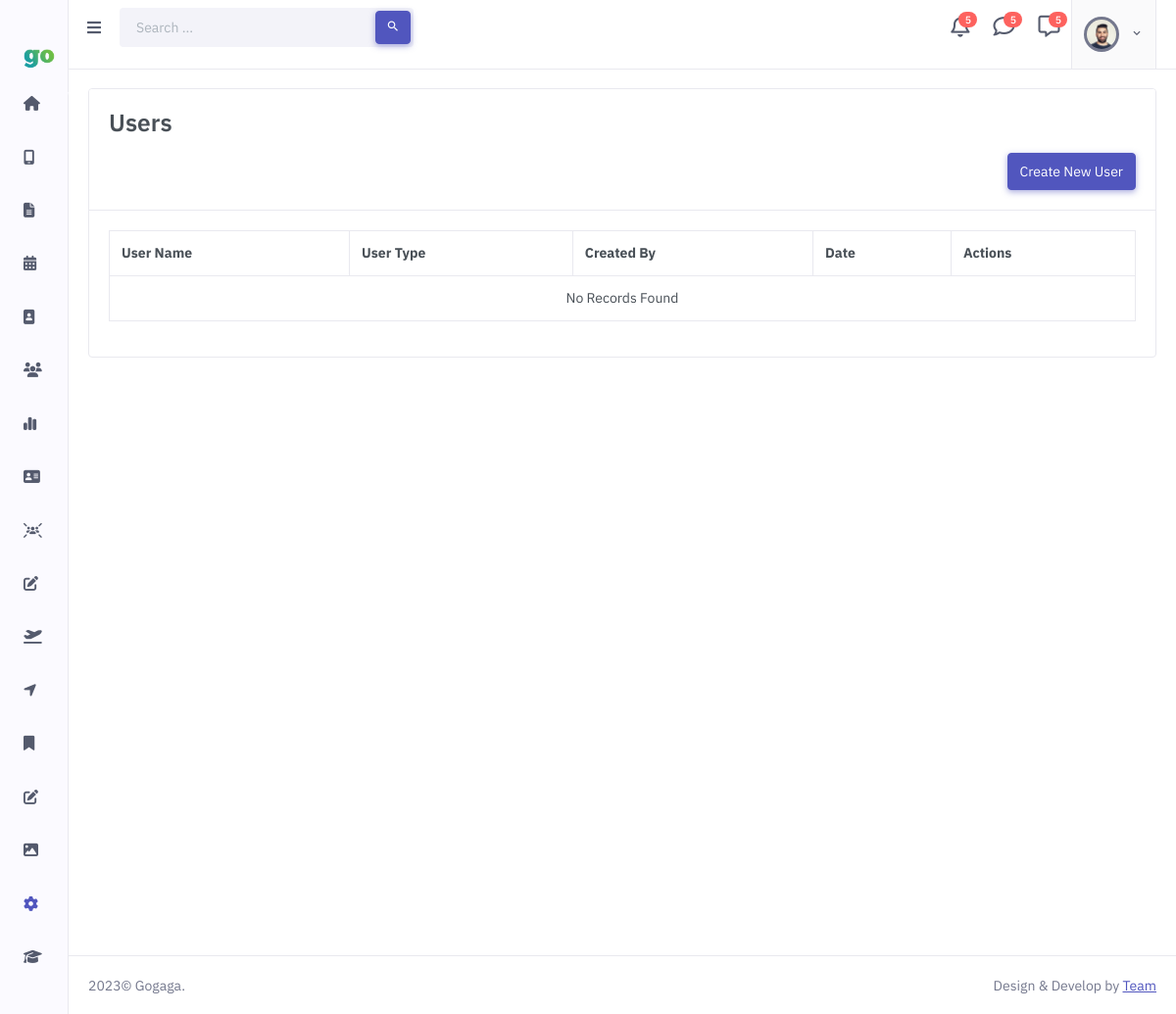
/Create_Users.php, run on an earlier commit of the app's database.
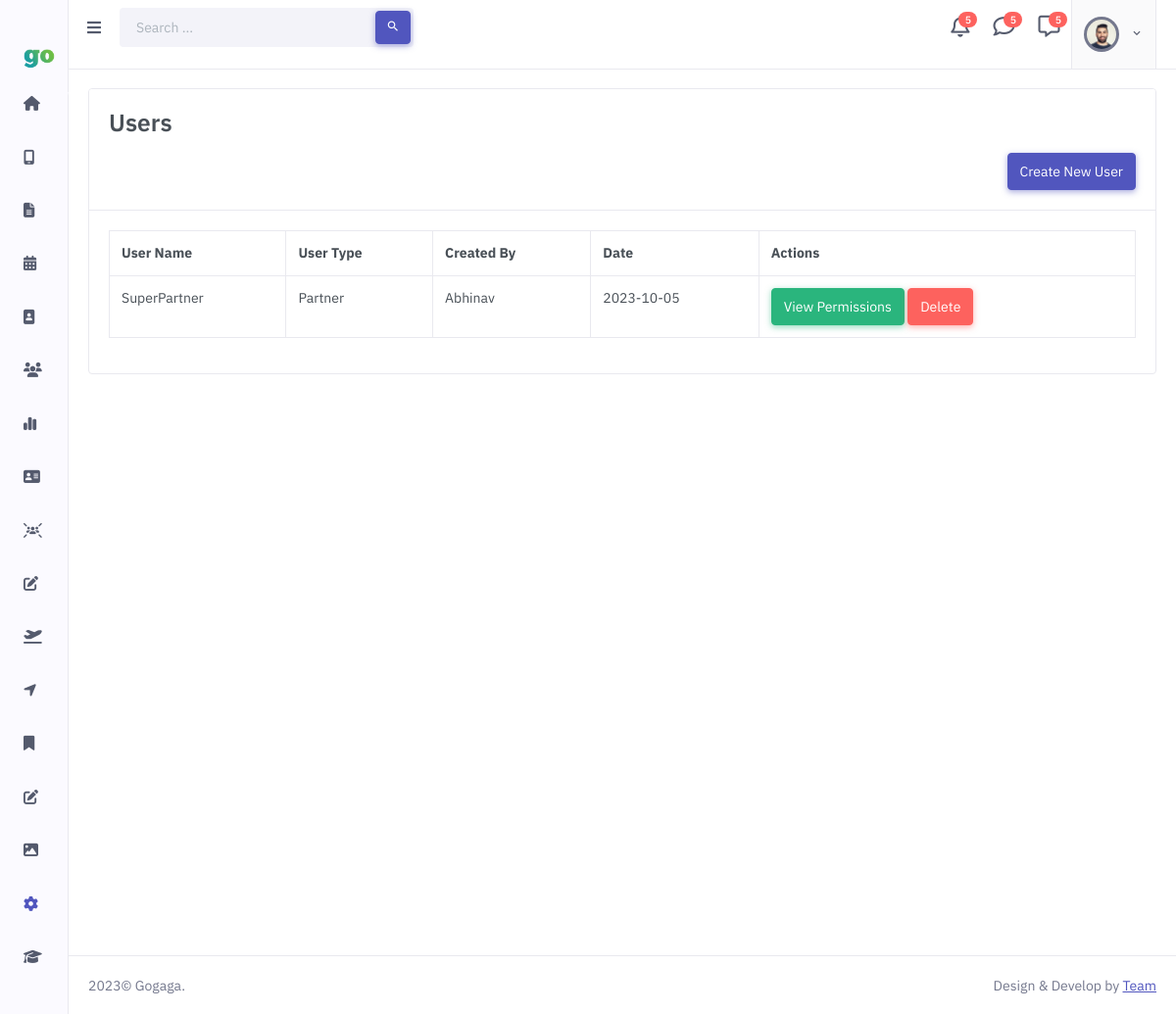
And on a later commit of the database.
### tables this page shows
CREATE TABLE `permissions` (
  `permission_id` int(11) NOT NULL,
  `userName` varchar(255) DEFAULT NULL,
  `userType` varchar(255) DEFAULT NULL,
  `isdefault` tinyint(1) DEFAULT NULL,
  `is_lead_add` tinyint(1) DEFAULT NULL,
  `is_lead_proceed` tinyint(1) DEFAULT NULL,
  `is_itinerary_request` tinyint(1) DEFAULT NULL,
  `is_itinerary_submit` tinyint(1) DEFAULT NULL,
  `is_itinerary_upload` tinyint(1) DEFAULT NULL,
  `is_itinerary_view` tinyint(1) DEFAULT NULL,
  `is_itinerary_download` tinyint(1) DEFAULT NULL,
  `is_itinerary_delete` tinyint(1) DEFAULT NULL,
  `is_package_create` tinyint(1) DEFAULT NULL,
  `is_package_edit` tinyint(1) DEFAULT NULL,
  `is_package_download` tinyint(1) DEFAULT NULL,
  `is_package_delete` tinyint(1) DEFAULT NULL,
  `is_customer_view` tinyint(1) DEFAULT NULL,
  `is_customer_download` tinyint(1) DEFAULT NULL,
  `is_partner_view` tinyint(1) DEFAULT NULL,
  `is_partner_edit` tinyint(1) DEFAULT NULL,
  `is_partner_replace` tinyint(1) DEFAULT NULL,
  `is_payment_view` tinyint(1) DEFAULT NULL,
  `is_payment_edit` tinyint(1) DEFAULT NULL,
  `is_credit_add` tinyint(1) DEFAULT NULL,
  `is_credit_connect` tinyint(1) DEFAULT NULL,
  `is_reimbursement_add` tinyint(1) DEFAULT NULL,
  `is_reimbursement_view` tinyint(1) DEFAULT NULL,
  `is_reimbursement_approve` tinyint(1) DEFAULT NULL,
  `is_reimbursement_reject` tinyint(1) DEFAULT NULL,
  `is_receipt_create` tinyint(1) DEFAULT NULL,
  `is_receipt_view` tinyint(1) DEFAULT NULL,
  `is_receipt_edit` tinyint(1) DEFAULT NULL,
  `is_ledger_add` tinyint(1) DEFAULT NULL,
  `is_ledger_view` tinyint(1) DEFAULT NULL,
  `is_ledger_download` tinyint(1) DEFAULT NULL,
  `is_voucher_view` tinyint(1) DEFAULT NULL,
  `is_voucher_manage` tinyint(1) DEFAULT NULL,
  `is_voucher_download` tinyint(1) DEFAULT NULL,
  `is_payout_view` tinyint(1) DEFAULT NULL,
  `is_payout_publish` tinyint(1) DEFAULT NULL,
  `is_payout_download` tinyint(1) DEFAULT NULL,
  `is_cih_view` tinyint(1) DEFAULT NULL,
  `is_cih_download` tinyint(1) DEFAULT NULL,
  `is_pl_view` tinyint(1) DEFAULT NULL,
  `is_pl_download` tinyint(1) DEFAULT NULL,
  `is_cust_support_view` tinyint(1) DEFAULT NULL,
  `is_cust_support_download` tinyint(1) DEFAULT NULL,
  `is_cust_support_review` tinyint(1) DEFAULT NULL,
  `is_cust_support_privileged` tinyint(1) DEFAULT NULL,
  `is_cust_support_voucher` tinyint(1) DEFAULT NULL,
  `is_employee_view` tinyint(1) DEFAULT NULL,
  `is_employee_edit` tinyint(1) DEFAULT NULL,
  `is_leave_add` tinyint(1) DEFAULT NULL,
  `is_leave_view` tinyint(1) DEFAULT NULL,
  `is_leave_approve` tinyint(1) DEFAULT NULL,
  `is_leave_reject` tinyint(1) DEFAULT NULL,
  `is_payroll_view` tinyint(1) DEFAULT NULL,
  `is_payroll_upload` tinyint(1) DEFAULT NULL,
  `is_payroll_generate` tinyint(1) DEFAULT NULL,
  `is_payroll_download` tinyint(1) DEFAULT NULL,
  `is_team_view` tinyint(1) DEFAULT NULL,
  `is_team_add` tinyint(1) DEFAULT NULL,
  `is_team_delete` tinyint(1) DEFAULT NULL,
  `is_supplier_create` tinyint(1) DEFAULT NULL,
  `is_supplier_view` tinyint(1) DEFAULT NULL,
  `is_supplier_disable` tinyint(1) DEFAULT NULL,
  `is_supplier_upload` tinyint(1) DEFAULT NULL,
  `is_escalation_view` tinyint(1) DEFAULT NULL,
  `is_escalation_create` tinyint(1) DEFAULT NULL,
  `is_library_view` tinyint(1) DEFAULT NULL,
  `is_library_upload` tinyint(1) DEFAULT NULL,
  `is_library_delete` tinyint(1) DEFAULT NULL,
  `is_report_create` tinyint(1) DEFAULT NULL,
  `is_report_view` tinyint(1) DEFAULT NULL,
  `is_report_download` tinyint(1) DEFAULT NULL,
  `is_market_add` tinyint(1) DEFAULT NULL,
  `is_market_view` tinyint(1) DEFAULT NULL,
  `is_download` tinyint(1) DEFAULT NULL,
  `is_user_create` tinyint(1) DEFAULT NULL,
  `is_user_invite` tinyint(1) DEFAULT NULL,
  `is_user_view` tinyint(1) DEFAULT NULL,
  `is_user_edit` tinyint(1) DEFAULT NULL,
  `is_user_reset_password` tinyint(1) DEFAULT NULL,
  `is_user_enable` tinyint(1) DEFAULT NULL,
  `is_master_view` tinyint(1) DEFAULT NULL,
  `is_master_add` tinyint(1) DEFAULT NULL,
  `user_id` int(11) DEFAULT NULL,
  `department_id` int(11) DEFAULT NULL,
  `is_itinerary_upload1` tinyint(1) DEFAULT NULL,
  `is_itinerary_save` tinyint(1) DEFAULT NULL,
  `is_itinerary_confirm` tinyint(1) DEFAULT NULL,
  `is_itinerary_publish` tinyint(1) DEFAULT NULL,
  `is_itinerary_qc` tinyint(1) DEFAULT NULL,
  `createdBy` varchar(100) DEFAULT NULL,
  `createdDate` date DEFAULT NULL
);

### Create_Users.php (the view, shortened to what this page needs)
<?php
include "header.php";
?>
<div class="container ">
    <div class="row card">
        <div class="col-12 card-header">
            <h3>Users</h3>
            <div class="text-end">
                <a href="Create_New_User.php">
                <button class="btn btn-primary">Create New User</button></a>
            </div>
        </div>
        <div class="card-body">
        <?php
       $isdefault=1;
       $fetch_default_roles="SELECT userName,userType,createdBy,createdDate,permission_id  from permissions where isdefault=?;";
       $defaultRole_Stmt= $conn->prepare($fetch_default_roles);
       $defaultRole_Stmt->bind_param('i',$isdefault);
       if($defaultRole_Stmt->execute()){
          $result_roles= $defaultRole_Stmt->get_result();
       }
    ?>
        <table class="table table-bordered">
        <thead>
        <tr>
            <th>User Name</th>
            <th>User Type</th>
            <th>Created By</th>
            <th>Date</th>
            <th>Actions</th>
        </tr>
        </thead>
        <tbody>
        <?php
                          if($result_roles->num_rows>0){
                            while($row=$result_roles->fetch_row()){  ?>
                               <tr role="row">
                                 <td><?php echo $row[0]; ?></td>
                                 <td><?php echo $row[1]; ?></td>
                                 <td><?php echo $row[2]; ?></td>
                                 <td><?php echo $row[3]; ?></td>
                                 <td>
                                    <a href="View_Role.php?id=<?php echo $row[4];  ?>"> <button class="btn btn-success">View Permissions</button></a>
                                    <a href="?id=<?php echo $row[4];  ?>"> <button class="btn btn-danger">Delete</button></a>
                                </td>
                              </tr>
                    <?php    }
                          }
                          else{  ?>
                            <tr>
                                <td colspan="5" style="text-align: center;" >No Records Found</td>
                            </tr>
                    <?php  }
                        ?>
        </tbody>
    </table>
        </div>
    </div>
</div>
<?php
    include "footer.php"
    ?>

### header.php (shortened to what this page needs)
<!doctype html>
<html lang="en">
<head>
    <link href="assets/libs/choices.js/public/assets/styles/choices.min.css" rel="stylesheet" type="text/css" />
    <link rel="stylesheet" href="assets/libs/@simonwep/pickr/themes/classic.min.css" />
    <link rel="stylesheet" href="assets/libs/@simonwep/pickr/themes/monolith.min.css" />
    <link rel="stylesheet" href="assets/libs/@simonwep/pickr/themes/nano.min.css" />
    <link rel="stylesheet" href="assets/libs/flatpickr/flatpickr.min.css">
    <link rel="stylesheet" href="assets/css/preloader.min.css" type="text/css" />
    <link rel="stylesheet" href="https://cdnjs.cloudflare.com/ajax/libs/font-awesome/6.4.2/css/all.min.css" />
    <link href="assets/libs/admin-resources/jquery.vectormap/jquery-jvectormap-1.2.2.css" rel="stylesheet" type="text/css" />
    <link rel="stylesheet" href="assets/css/preloader.min.css" type="text/css" />
    <link rel="stylesheet" href="assets/css/main.css" type="text/css" />
    <link href="assets/css/bootstrap.min.css" id="bootstrap-style" rel="stylesheet" type="text/css" />
    <link href="assets/css/icons.min.css" rel="stylesheet" type="text/css" />
    <link href="assets/css/app.min.css" id="app-style" rel="stylesheet" type="text/css" />
    <link type="text/css" href="@@path/vendor/choices.js/public/assets/styles/choices.min.css" rel="stylesheet">
</head>
<body>
    <div id="layout-wrapper">
        <header id="page-topbar">
            <div class="navbar-header">
                <div class="d-flex">
                    <div class="navbar-brand-box pt-5">
                        <a href="#" class="logo logo-dark">
                            <span class="logo-sm">
                                <img src="assets/images/logo_go.png" alt="" height="20">
                            </span>
                        </a>
                    </div>
                    <button type="button" class="btn btn-sm px-3 font-size-16 header-item mt-3" id="vertical-menu-btn">
                        <i class="fa fa-fw fa-bars"></i>
                    </button>
                    <form class="app-search d-none d-lg-block mt-3">
                        <div class="position-relative " style='width:300px;'>
                            <input type="text" class="form-control" placeholder="Search ..." aria-label="Search Result">
                            <button class="btn btn-primary" type="submit"><i class="mdi mdi-magnify"></i></button>
                        </div>
                    </form>
                </div>
                <div class="d-flex">
                    <div class="dropdown d-none d-lg-inline-block ms-1">
                        <button type="button" class="btn header-item" data-bs-toggle="dropdown" aria-haspopup="true" aria-expanded="false">
                        </button>
                    </div>
                    <div class="dropdown d-inline-block">
                        <button type="button" class="btn header-item noti-icon position-relative  " id="page-header-notifications-dropdown" data-bs-toggle="dropdown" aria-haspopup="true" aria-expanded="false">
                            <i class="fa-regular fa-bell fa-2xs"></i>
                            <span class="badge bg-danger rounded-pill">5</span>
                        </button>
                    </div>
                    <div class="dropdown d-inline-block">
                        <button type="button" class="btn  header-item noti-icon position-relative  " id="page-header-notifications-dropdown" data-bs-toggle="dropdown" aria-haspopup="true" aria-expanded="false">
                            <i class="fa-regular fa-comment fa-2xs aa"></i>
                            <span class="badge bg-danger rounded-pill">5</span>
                        </button>
                    </div>
                    <div class="dropdown d-inline-block">
                        <button type="button" class="btn header-item noti-icon position-relative  " id="page-header-notifications-dropdown" data-bs-toggle="dropdown" aria-haspopup="true" aria-expanded="false">
                            <i class="fa-regular fa-message fa-2xs"></i>
                            <span class="badge bg-danger rounded-pill">5</span>
                        </button>
                    </div>
                    <div class="dropdown d-inline-block " style='background-color:none;'>
                        <button type="button" class="  btn header-item bg-soft-light border-start border-end" id="page-header-user-dropdown" data-bs-toggle="dropdown" aria-haspopup="true" aria-expanded="false">
                            <img class="rounded-circle header-profile-user " src="assets/images/users/avatar-1.jpg" alt="Header Avatar">
                            <i class="mdi mdi-chevron-down d-none d-xl-inline-block"></i>
                        </button>
                    </div>
                </div>
            </div>
        </header>
        <?php
            include "nav.php";
        ?>
        <div class="main-content">
            <div class="page-content">
                <div class="container-fluid">

### nav.php (shortened to what this page needs)
<div class="vertical-menu ">
<div data-simplebar class="h-100">
    <div id="sidebar-menu" class="fixed">
        <ul class="metismenu list-unstyled" id="side-menu">
            <li>
                <a href="dashboard.php">
                <i class="fa-solid fa-house  fa-2xs ss" style='font-size:15px;'></i>
                </a>
            </li>
            <li><a href="leads.php"><i class=" fa-solid fa-mobile-screen fa-2xs " style='font-size:15px;'></i><span data-key="t-apps">Leads</span></a></li>
            <li><a href="itnerys.php"><i class="fa-solid fa-file-lines fa-2xs" style='font-size:15px;'></i></i><span data-key="t-apps">Itineraries</span></a></li>
            <li><a href="packages.php"><i class="fa-solid fa-calendar-days" style='font-size:15px;'></i><span data-key="t-apps">Packages</span></a></li>
            <li><a href="customers.php"><i class="fa-solid fa-image-portrait  " style='font-size:15px;'></i><span data-key="t-apps">Customers</span></a></li>
              <li>
                <a href="partners.php" class="has-arrow">
                <i class="fa-solid fa-users fa-2xs" style='font-size:15px;'></i>
                </a>
            </li>
            <li>
                <a href="javascript: void(0);" class="has-arrow">
                <i class="fa-solid fa-chart-simple fa-2xs" style='font-size:15px;'></i>
                </a>
            </li>
            <li>
                <a href="javascript: void(0);" class="has-arrow">
                <i class="fa-solid fa-address-card fa-2xs" style='font-size:15px;'></i>
                </a>
            </li>
            <li><a href="teams.php"><i class="fa-solid fa-users-rays fa-2xs" style='font-size:15px;'></i><span data-key="t-apps">Teams</span></a></li>
            <li>
                <a href="javascript: void(0);" class="has-arrow">
                <i class="fa-solid fa-pen-to-square fa-2xs" style='font-size:15px;'></i>
                </a>
            </li>
            <li><a href="Trips .php"><i class="fa-solid fa-plane-departure" style='font-size:15px;'></i></i><span data-key="t-apps">Trips</span></a></li>
            <li>
                <a href="javascript: void(0);" class="has-arrow">
                <i class="fa-solid fa-location-arrow fa-2xs" style='font-size:15px;'></i>
                </a>
            </li>
            <li>
                <a href="javascript: void(0);" class="has-arrow">
                <i class="fa-solid fa-bookmark fa-2xs" style='font-size:15px;'></i>
                </a>
            </li>
            <li>
                <a href="javascript: void(0);" class="has-arrow">
                <i class="fa-solid fa-pen-to-square fa-2xs" style='font-size:15px;'></i>
                </a>
            </li>
            <li>
                <a href="marketing.php" class="has-arrow">
                <i class="fa-solid fa-image" style='font-size:15px;'></i>
                </a>
            </li>
            <li>
                <a href="javascript: void(0);" class="has-arrow">
                <i class="fa-solid fa-gear  fa-2xs" style='font-size:15px;'></i>
                </a>
            </li>
            <li>
                <a href="masters.php" class="has-arrow">
                <i class="fa-solid fa-graduation-cap  fa-2xs" style='font-size:15px;'></i>
                </a>
            </li>
        </ul>
    </div>
</div>
</div>

### footer.php (shortened to what this page needs)
      </div>
</div>
<footer class="footer">
    <div class="container-fluid">
        <div class="row">
            <div class="col-sm-6">
                <script>document.write(new Date().getFullYear())</script>© Gogaga.
            </div>
            <div class="col-sm-6">
                <div class="text-sm-end d-none d-sm-block">
                    Design &amp; Develop by <a href="#!" class="text-decoration-underline">Team</a>
                </div>
            </div>
        </div>
    </div>
</footer>
</div>
    </body>
    </html>

### assets/css/main.css (style rules this page uses)
:root { --fc-daygrid-event-dot-width: 8px; }
:root { --fc-list-event-dot-width: 10px; --fc-list-event-hover-bg-color: #f5f5f5; }

What changed in the data, as far as the page shows it:
added permissions: userName "SuperPartner", userType "Partner", createdBy "Abhinav", createdDate "2023-10-05"
Also different on the page:
text no longer shown: "No Records Found"
